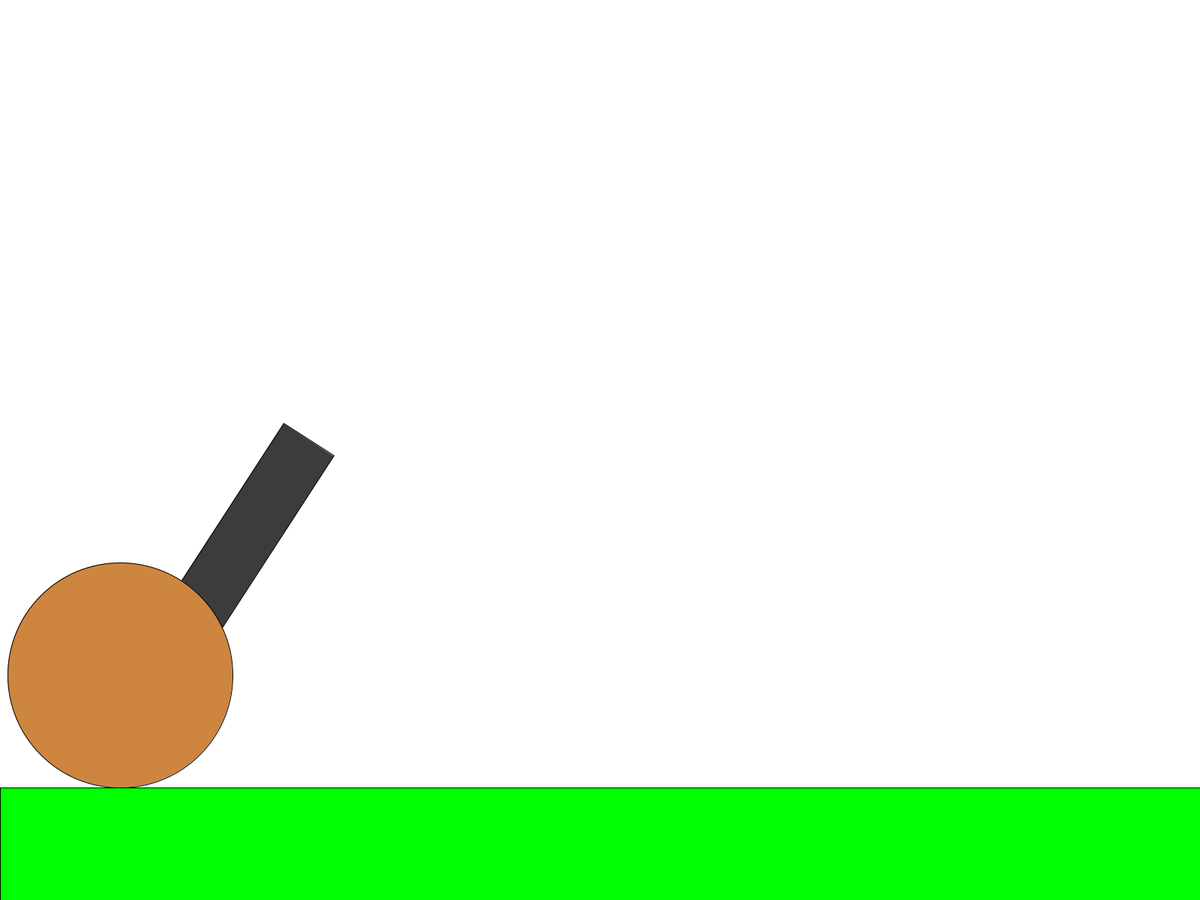
Frame 1 (no input)
Frame 60 (the mouse pressed at the canvas centre just before this capture): identical to frame 1, image omitted
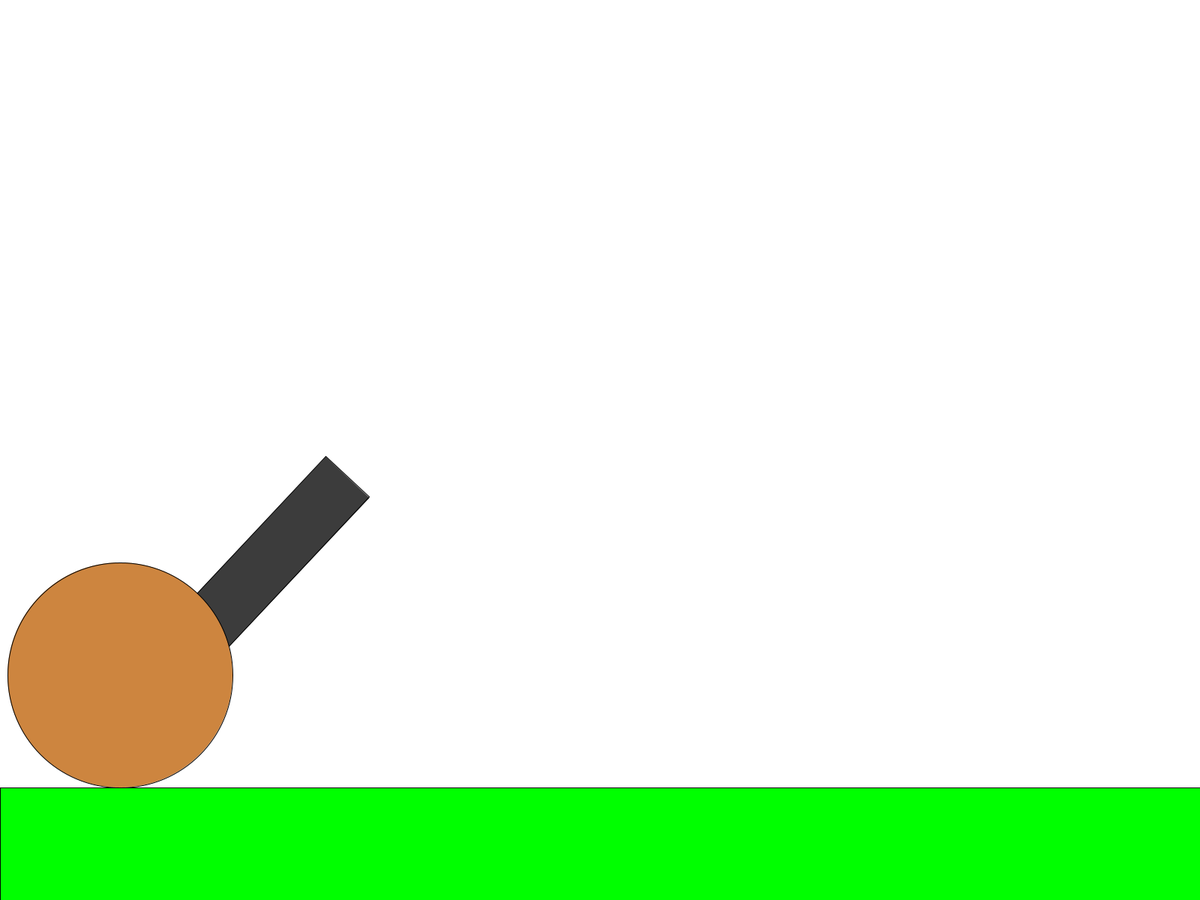
Frame 120 (the mouse held since frame 60 and released just before this capture)

The Processing sketch that drew these frames (run headless with seeded random() and noise(); from frame 60 on, the mouse is pressed at the canvas centre):

// Processing sketch: KononKugler
// ── KononKugler.pde
ArrayList<CannonBall> ballList;
PVector hurtighed, mus;
float rad, langStang;

void setup() {
  fullScreen();
  rad = height/8;
  langStang = height/3;
  ballList = new ArrayList<CannonBall>();
  strokeWeight(1);
  mus = new PVector();
}

void mouseClicked() {
  hurtighed = new PVector(mouseX-width/5, mouseY-(height-height/4));
  hurtighed.normalize();
  hurtighed.mult(30);
  ballList.add(new CannonBall(new PVector(width/5, height-height/4), hurtighed));

}

void draw() {
  rectMode(CORNER);
  background(255);
  
  mus.x = mouseX-width/10;
  mus.y = mouseY-height-height/8-rad;
  mus.normalize();
  
  fill(60);
  pushMatrix();
  translate(width/10, height-height/8-rad);
  rotate(mus.y);
  rect(0, 0, langStang, langStang/5);
  popMatrix();
  fill(205, 133, 63);
  ellipse(width/10, height-height/8-rad, 2*rad, 2*rad);
  fill(0,255,0);
  rect(0, height-height/8, width, height/8);
  
  
  
  for (int i = 0; i < ballList.size(); i++) {
    ballList.get(i).update();
    ballList.get(i).display();
  }
}

// ── CannonBall.pde
class CannonBall {
  float angle, rotation, radius = height/25;
  PVector pos, vel, gra = new PVector(0, 1);
  PVector c1, c2, c3, c4;
  
  CannonBall(PVector pos, PVector vel) {
    this.pos = pos;
    this.vel = vel;
    c1 = new PVector(radius/2, -radius/2);
    c2 = new PVector(radius/2, radius/2);
    c3 = new PVector(-radius/2, radius/2);
    c4 = new PVector(-radius/2, -radius/2);
  }
  
  void update() {
    
    vel.add(gra);
    
    vel.mult(0.98);
    
    pos.add(vel);
    
    
    
    if (vel.mag() > 0.5){
      angle = vel.mag()/100;
    } else {
      angle = 0;
    }
    
    rotation += angle;
    
    c1.rotate(angle);
    c2.rotate(angle);
    c3.rotate(angle);
    c4.rotate(angle);
    
    if (c1.y + pos.y >= height-height/8) {
      vel.y *= -1;
      pos.y += (height-height/8)-(pos.y + c1.y);
    }
    if (c2.y + pos.y >= height-height/8) {
      vel.y *= -1;
      pos.y += (height-height/8)-(pos.y + c2.y);
    }
    if (c3.y + pos.y >= height-height/8) {
      vel.y *= -1;
      pos.y += (height-height/8)-(pos.y + c3.y);
    }
    if (c4.y + pos.y >= height-height/8) {
      vel.y *= -1;
      pos.y += (height-height/8)-(pos.y + c4.y);
    }
    
    /*if(pos.y + radius/2 >= height-height/8) {
      vel.y *= -1;
      pos.y = height-height/8-radius/2;
    }*/
  }
  
  void display() {
    rectMode(CENTER);
    fill(60);
    pushMatrix();
    translate(pos.x, pos.y);
    rotate(rotation);
    rect(0, 0, radius, radius);
    popMatrix();
  }
}
